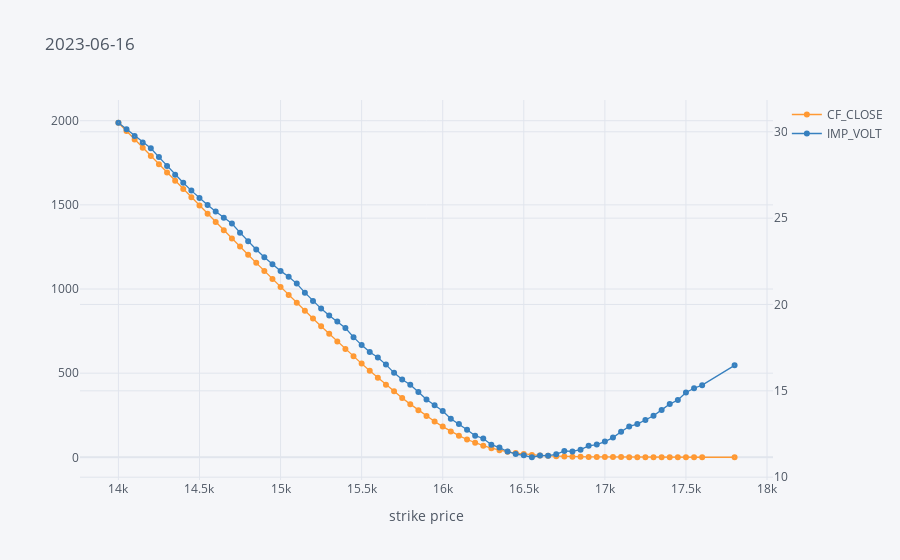
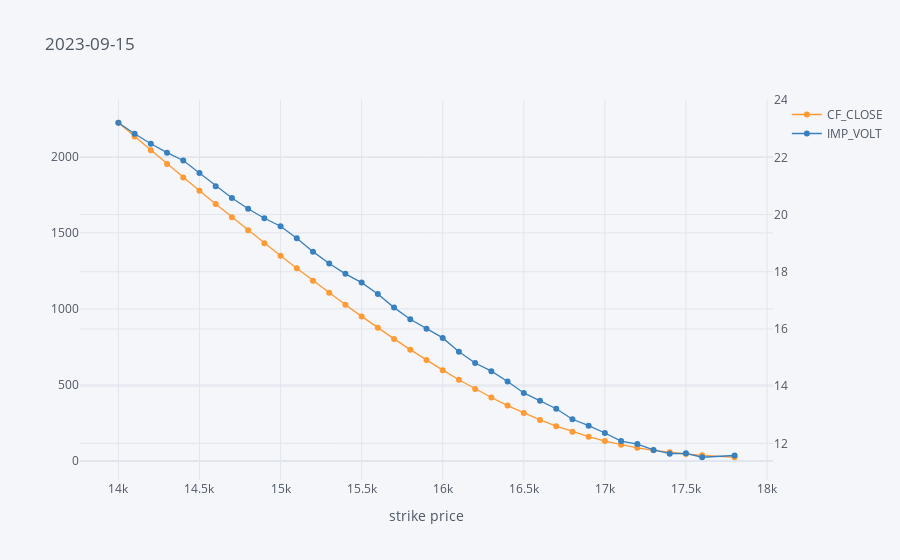
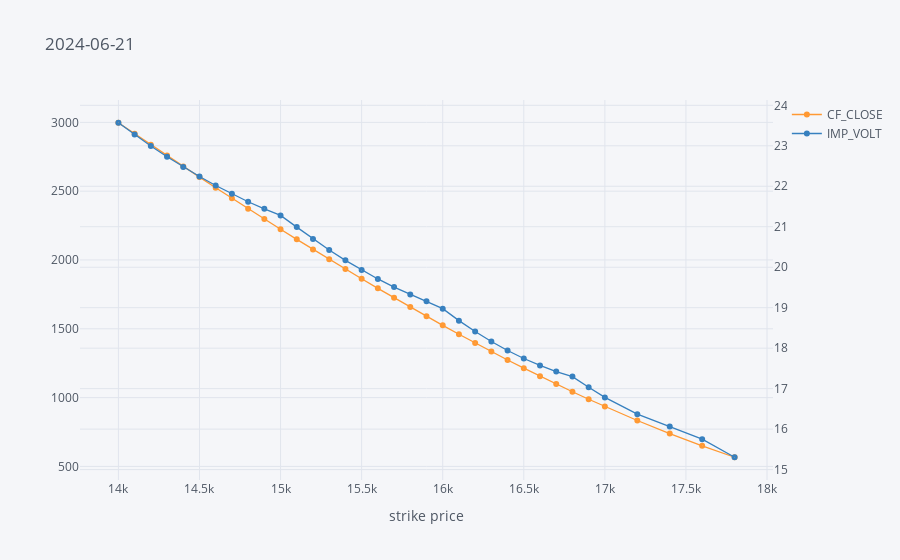

Here is the notebook cell these charts were saved with, in order:
### Markdown cell above
Second, for the **calls**.

### Code cell
for expiry in exp_dates:
    to_plot = calls[calls['EXPIR_DATE'] == expiry]
    to_plot.set_index('STRIKE_PRC')[['CF_CLOSE', 'IMP_VOLT']].iplot(title=expiry,
                                                                   secondary_y='IMP_VOLT',
                                                                   mode='lines+markers',
                                                                   symbol='circle-dot', size=6,
                                                                   xTitle='strike price')

### Figure 1 — Plotly figure (JSON) as saved in the notebook; plotly's stock layout.template omitted (floating-point values rounded to 4 significant figures)
{"data": [{"line": {"color": "rgba(255, 153, 51, 1.0)", "dash": "solid", "shape": "linear", "width": 1.3}, "marker": {"size": 6, "symbol": "circle-dot"}, "mode": "lines+markers", "name": "CF_CLOSE", "text": "", "type": "scatter", "x": [14000, 14050, 14100, 14150, 14200, 14250, 14300, 14350, 14400, 14450, 14500, 14550, 14600, 14650, 14700, 14750, 14800, 14850, 14900, 14950, 15000, 15050, 15100, 15150, 15200, 15250, 15300, 15350, 15400, 15450, 15500, 15550, 15600, 15650, 15700, 15750, 15800, 15850, 15900, 15950, 16000, 16050, 16100, 16150, 16200, 16250, 16300, 16350, 16400, 16450, 16500, 16550, 16600, 16650, 16700, 16750, 16800, 16850, 16900, 16950, 17000, 17050, 17100, 17150, 17200, 17250, 17300, 17350, 17400, 17450, 17500, 17550, 17600, 17800], "y": [1988, 1939.0, 1889.0, 1840.0, 1791.0, 1741.0, 1692.0, 1643, 1594.0, 1545.0, 1496.0, 1447.0, 1398, 1349.0, 1301.0, 1252.0, 1204.0, 1156.0, 1108.0, 1060.0, 1012.0, 965.1, 918.1, 871.4, 825.1, 779.2, 733.6, 688.6, 644.1, 600.1, 556.8, 514.2, 472.5, 431.7, 391.9, 353.2, 315.9, 280, 245.7, 213.1, 182.5, 154.1, 128.6, 105.8, 86, 68.9, 54.5, 42.5, 32.8, 25.1, 19.1, 14.5, 11.1, 8.6, 6.7, 5.3, 4.1, 3.2, 2.6, 2.1, 1.7, 1.4, 1.2, 1.1, 0.9, 0.8, 0.8, 0.7, 0.6, 0.6, 0.5, 0.5, 0.5, 0.4]}, {"line": {"color": "rgba(55, 128, 191, 1.0)", "dash": "solid", "shape": "linear", "width": 1.3}, "marker": {"size": 6, "symbol": "circle-dot"}, "mode": "lines+markers", "name": "IMP_VOLT", "text": "", "type": "scatter", "x": [14000, 14050, 14100, 14150, 14200, 14250, 14300, 14350, 14400, 14450, 14500, 14550, 14600, 14650, 14700, 14750, 14800, 14850, 14900, 14950, 15000, 15050, 15100, 15150, 15200, 15250, 15300, 15350, 15400, 15450, 15500, 15550, 15600, 15650, 15700, 15750, 15800, 15850, 15900, 15950, 16000, 16050, 16100, 16150, 16200, 16250, 16300, 16350, 16400, 16450, 16500, 16550, 16600, 16650, 16700, 16750, 16800, 16850, 16900, 16950, 17000, 17050, 17100, 17150, 17200, 17250, 17300, 17350, 17400, 17450, 17500, 17550, 17600, 17800], "xaxis": "x", "y": [30.52, 30.14, 29.76, 29.38, 29.04, 28.53, 28.02, 27.51, 27.05, 26.59, 26.16, 25.76, 25.38, 25.03, 24.69, 24.16, 23.66, 23.18, 22.73, 22.32, 21.95, 21.6, 21.21, 20.69, 20.2, 19.76, 19.36, 19.02, 18.63, 18.11, 17.65, 17.25, 16.93, 16.52, 16.04, 15.65, 15.35, 14.94, 14.5, 14.17, 13.83, 13.38, 13.09, 12.75, 12.41, 12.24, 11.88, 11.71, 11.49, 11.34, 11.27, 11.16, 11.26, 11.25, 11.32, 11.52, 11.5, 11.59, 11.82, 11.89, 12.06, 12.29, 12.63, 12.94, 13.08, 13.32, 13.56, 13.9, 14.23, 14.47, 14.91, 15.15, 15.33, 16.48], "yaxis": "y2"}], "layout": {"legend": {"bgcolor": "#F5F6F9", "font": {"color": "#4D5663"}}, "paper_bgcolor": "#F5F6F9", "plot_bgcolor": "#F5F6F9", "title": {"font": {"color": "#4D5663"}, "text": "2023-06-16"}, "xaxis": {"gridcolor": "#E1E5ED", "showgrid": true, "tickfont": {"color": "#4D5663"}, "title": {"font": {"color": "#4D5663"}, "text": "strike price"}, "zerolinecolor": "#E1E5ED"}, "yaxis": {"gridcolor": "#E1E5ED", "showgrid": true, "tickfont": {"color": "#4D5663"}, "title": {"font": {"color": "#4D5663"}, "text": ""}, "zerolinecolor": "#E1E5ED"}, "yaxis2": {"anchor": "x", "gridcolor": "#E1E5ED", "overlaying": "y", "showgrid": true, "side": "right", "tickfont": {"color": "#4D5663"}, "title": {"text": ""}, "zerolinecolor": "#E1E5ED"}}}

### Figure 2 — Plotly figure (JSON) as saved in the notebook; plotly's stock layout.template omitted (floating-point values rounded to 4 significant figures)
{"data": [{"line": {"color": "rgba(255, 153, 51, 1.0)", "dash": "solid", "shape": "linear", "width": 1.3}, "marker": {"size": 6, "symbol": "circle-dot"}, "mode": "lines+markers", "name": "CF_CLOSE", "text": "", "type": "scatter", "x": [14000, 14100, 14200, 14300, 14400, 14500, 14600, 14700, 14800, 14900, 15000, 15100, 15200, 15300, 15400, 15500, 15600, 15700, 15800, 15900, 16000, 16100, 16200, 16300, 16400, 16500, 16600, 16700, 16800, 16900, 17000, 17100, 17200, 17300, 17400, 17500, 17600, 17800], "y": [2224, 2133.0, 2043.0, 1954.0, 1865.0, 1777.0, 1689.0, 1603.0, 1517.0, 1433.0, 1349.0, 1267.0, 1186.0, 1106.0, 1028.0, 950.9, 876, 803.1, 732.2, 663.6, 597.5, 534.3, 474.2, 417.6, 364.6, 315.5, 270.4, 229.4, 192.6, 160, 131.5, 107.2, 87, 70.5, 57, 46.2, 37.5, 24.9]}, {"line": {"color": "rgba(55, 128, 191, 1.0)", "dash": "solid", "shape": "linear", "width": 1.3}, "marker": {"size": 6, "symbol": "circle-dot"}, "mode": "lines+markers", "name": "IMP_VOLT", "text": "", "type": "scatter", "x": [14000, 14100, 14200, 14300, 14400, 14500, 14600, 14700, 14800, 14900, 15000, 15100, 15200, 15300, 15400, 15500, 15600, 15700, 15800, 15900, 16000, 16100, 16200, 16300, 16400, 16500, 16600, 16700, 16800, 16900, 17000, 17100, 17200, 17300, 17400, 17500, 17600, 17800], "xaxis": "x", "y": [23.21, 22.83, 22.48, 22.17, 21.89, 21.45, 21.0, 20.58, 20.21, 19.87, 19.59, 19.17, 18.7, 18.29, 17.93, 17.62, 17.23, 16.75, 16.34, 16.01, 15.69, 15.2, 14.81, 14.52, 14.16, 13.76, 13.49, 13.21, 12.84, 12.62, 12.36, 12.08, 11.97, 11.77, 11.64, 11.65, 11.51, 11.58], "yaxis": "y2"}], "layout": {"legend": {"bgcolor": "#F5F6F9", "font": {"color": "#4D5663"}}, "paper_bgcolor": "#F5F6F9", "plot_bgcolor": "#F5F6F9", "title": {"font": {"color": "#4D5663"}, "text": "2023-09-15"}, "xaxis": {"gridcolor": "#E1E5ED", "showgrid": true, "tickfont": {"color": "#4D5663"}, "title": {"font": {"color": "#4D5663"}, "text": "strike price"}, "zerolinecolor": "#E1E5ED"}, "yaxis": {"gridcolor": "#E1E5ED", "showgrid": true, "tickfont": {"color": "#4D5663"}, "title": {"font": {"color": "#4D5663"}, "text": ""}, "zerolinecolor": "#E1E5ED"}, "yaxis2": {"anchor": "x", "gridcolor": "#E1E5ED", "overlaying": "y", "showgrid": true, "side": "right", "tickfont": {"color": "#4D5663"}, "title": {"text": ""}, "zerolinecolor": "#E1E5ED"}}}

### Figure 3 — Plotly figure (JSON) as saved in the notebook; plotly's stock layout.template omitted (floating-point values rounded to 4 significant figures)
{"data": [{"line": {"color": "rgba(255, 153, 51, 1.0)", "dash": "solid", "shape": "linear", "width": 1.3}, "marker": {"size": 6, "symbol": "circle-dot"}, "mode": "lines+markers", "name": "CF_CLOSE", "text": "", "type": "scatter", "x": [14000, 14100, 14200, 14300, 14400, 14500, 14600, 14700, 14800, 14900, 15000, 15100, 15200, 15300, 15400, 15500, 15600, 15700, 15800, 15900, 16000, 16100, 16200, 16300, 16400, 16500, 16600, 16700, 16800, 16900, 17000, 17200, 17400, 17600, 17800], "y": [2997.0, 2917.0, 2837.0, 2758.0, 2680, 2602.0, 2525, 2449.0, 2373.0, 2298.0, 2223.0, 2150.0, 2077.0, 2005.0, 1934.0, 1863.0, 1794.0, 1725.0, 1658.0, 1591.0, 1525, 1460.0, 1397.0, 1334.0, 1274.0, 1214.0, 1155.0, 1098.0, 1042.0, 988.1, 935.2, 833.8, 738.5, 649.4, 566.7]}, {"line": {"color": "rgba(55, 128, 191, 1.0)", "dash": "solid", "shape": "linear", "width": 1.3}, "marker": {"size": 6, "symbol": "circle-dot"}, "mode": "lines+markers", "name": "IMP_VOLT", "text": "", "type": "scatter", "x": [14000, 14100, 14200, 14300, 14400, 14500, 14600, 14700, 14800, 14900, 15000, 15100, 15200, 15300, 15400, 15500, 15600, 15700, 15800, 15900, 16000, 16100, 16200, 16300, 16400, 16500, 16600, 16700, 16800, 16900, 17000, 17200, 17400, 17600, 17800], "xaxis": "x", "y": [23.57, 23.28, 23.0, 22.73, 22.48, 22.24, 22.02, 21.81, 21.62, 21.44, 21.28, 20.99, 20.7, 20.43, 20.17, 19.93, 19.71, 19.51, 19.33, 19.16, 18.98, 18.68, 18.41, 18.16, 17.94, 17.75, 17.57, 17.42, 17.3, 17.03, 16.78, 16.37, 16.06, 15.75, 15.3], "yaxis": "y2"}], "layout": {"legend": {"bgcolor": "#F5F6F9", "font": {"color": "#4D5663"}}, "paper_bgcolor": "#F5F6F9", "plot_bgcolor": "#F5F6F9", "title": {"font": {"color": "#4D5663"}, "text": "2024-06-21"}, "xaxis": {"gridcolor": "#E1E5ED", "showgrid": true, "tickfont": {"color": "#4D5663"}, "title": {"font": {"color": "#4D5663"}, "text": "strike price"}, "zerolinecolor": "#E1E5ED"}, "yaxis": {"gridcolor": "#E1E5ED", "showgrid": true, "tickfont": {"color": "#4D5663"}, "title": {"font": {"color": "#4D5663"}, "text": ""}, "zerolinecolor": "#E1E5ED"}, "yaxis2": {"anchor": "x", "gridcolor": "#E1E5ED", "overlaying": "y", "showgrid": true, "side": "right", "tickfont": {"color": "#4D5663"}, "title": {"text": ""}, "zerolinecolor": "#E1E5ED"}}}
